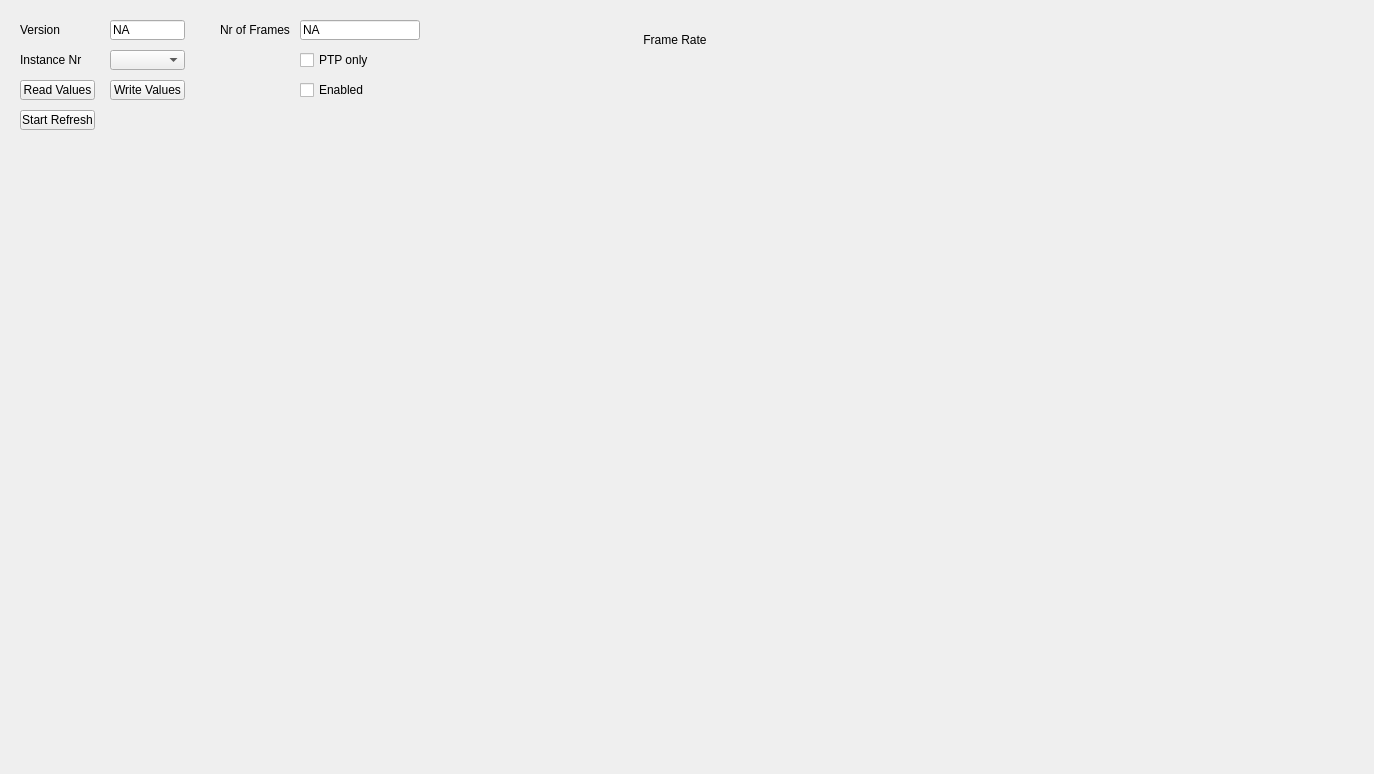
<?xml version="1.0" encoding="UTF-8"?>
<ui version="4.0">
 <class>Ucm_TapSlaveTab</class>
 <widget class="QWidget" name="Ucm_TapSlaveTab">
  <property name="geometry">
   <rect>
    <x>0</x>
    <y>0</y>
    <width>1374</width>
    <height>774</height>
   </rect>
  </property>
  <property name="windowTitle">
   <string>Form</string>
  </property>
  <widget class="QComboBox" name="TapSlaveInstanceComboBox">
   <property name="geometry">
    <rect>
     <x>110</x>
     <y>50</y>
     <width>75</width>
     <height>20</height>
    </rect>
   </property>
  </widget>
  <widget class="QPushButton" name="TapSlaveAutoRefreshButton">
   <property name="geometry">
    <rect>
     <x>20</x>
     <y>110</y>
     <width>75</width>
     <height>20</height>
    </rect>
   </property>
   <property name="text">
    <string>Start Refresh</string>
   </property>
  </widget>
  <widget class="QCheckBox" name="TapSlaveEnableCheckBox">
   <property name="geometry">
    <rect>
     <x>300</x>
     <y>80</y>
     <width>80</width>
     <height>20</height>
    </rect>
   </property>
   <property name="text">
    <string>Enabled</string>
   </property>
  </widget>
  <widget class="QLabel" name="TapSlaveInstanceLabel">
   <property name="geometry">
    <rect>
     <x>20</x>
     <y>50</y>
     <width>80</width>
     <height>20</height>
    </rect>
   </property>
   <property name="text">
    <string>Instance Nr</string>
   </property>
  </widget>
  <widget class="QPushButton" name="TapSlaveReadValuesButton">
   <property name="geometry">
    <rect>
     <x>20</x>
     <y>80</y>
     <width>75</width>
     <height>20</height>
    </rect>
   </property>
   <property name="text">
    <string>Read Values</string>
   </property>
  </widget>
  <widget class="QLabel" name="TapSlaveNrOfFramesLabel">
   <property name="geometry">
    <rect>
     <x>220</x>
     <y>20</y>
     <width>80</width>
     <height>20</height>
    </rect>
   </property>
   <property name="text">
    <string>Nr of Frames</string>
   </property>
  </widget>
  <widget class="QLineEdit" name="TapSlaveVersionValue">
   <property name="enabled">
    <bool>true</bool>
   </property>
   <property name="geometry">
    <rect>
     <x>110</x>
     <y>20</y>
     <width>75</width>
     <height>20</height>
    </rect>
   </property>
   <property name="text">
    <string>NA</string>
   </property>
   <property name="readOnly">
    <bool>true</bool>
   </property>
  </widget>
  <widget class="QLineEdit" name="TapSlaveNrOfFramesValue">
   <property name="geometry">
    <rect>
     <x>300</x>
     <y>20</y>
     <width>120</width>
     <height>20</height>
    </rect>
   </property>
   <property name="text">
    <string>NA</string>
   </property>
   <property name="readOnly">
    <bool>true</bool>
   </property>
  </widget>
  <widget class="QPushButton" name="TapSlaveWriteValuesButton">
   <property name="geometry">
    <rect>
     <x>110</x>
     <y>80</y>
     <width>75</width>
     <height>20</height>
    </rect>
   </property>
   <property name="text">
    <string>Write Values</string>
   </property>
  </widget>
  <widget class="QLabel" name="TapSlaveVersionLabel">
   <property name="geometry">
    <rect>
     <x>20</x>
     <y>20</y>
     <width>80</width>
     <height>20</height>
    </rect>
   </property>
   <property name="text">
    <string>Version</string>
   </property>
  </widget>
  <widget class="QCheckBox" name="TapSlavePtpOnlyCheckBox">
   <property name="geometry">
    <rect>
     <x>300</x>
     <y>50</y>
     <width>80</width>
     <height>20</height>
    </rect>
   </property>
   <property name="text">
    <string>PTP only</string>
   </property>
   <property name="checked">
    <bool>false</bool>
   </property>
   <property name="tristate">
    <bool>false</bool>
   </property>
  </widget>
  <widget class="QWidget" name="TapSlaveFrameRateChartValue" native="true">
   <property name="geometry">
    <rect>
     <x>451</x>
     <y>20</y>
     <width>450</width>
     <height>210</height>
    </rect>
   </property>
   <property name="autoFillBackground">
    <bool>true</bool>
   </property>
   <layout class="QVBoxLayout" name="verticalLayout">
    <property name="spacing">
     <number>0</number>
    </property>
    <property name="sizeConstraint">
     <enum>QLayout::SetMaximumSize</enum>
    </property>
    <property name="leftMargin">
     <number>0</number>
    </property>
    <property name="topMargin">
     <number>0</number>
    </property>
    <property name="rightMargin">
     <number>0</number>
    </property>
    <property name="bottomMargin">
     <number>0</number>
    </property>
    <item>
     <layout class="QVBoxLayout" name="TapSlaveFrameRateChartLayout">
      <property name="spacing">
       <number>0</number>
      </property>
      <property name="sizeConstraint">
       <enum>QLayout::SetMaximumSize</enum>
      </property>
     </layout>
    </item>
   </layout>
  </widget>
  <widget class="QLabel" name="TapSlaveFrameRateChartLabel">
   <property name="geometry">
    <rect>
     <x>450</x>
     <y>30</y>
     <width>450</width>
     <height>20</height>
    </rect>
   </property>
   <property name="layoutDirection">
    <enum>Qt::LeftToRight</enum>
   </property>
   <property name="text">
    <string>Frame Rate</string>
   </property>
   <property name="alignment">
    <set>Qt::AlignCenter</set>
   </property>
  </widget>
 </widget>
 <resources/>
 <connections/>
</ui>
